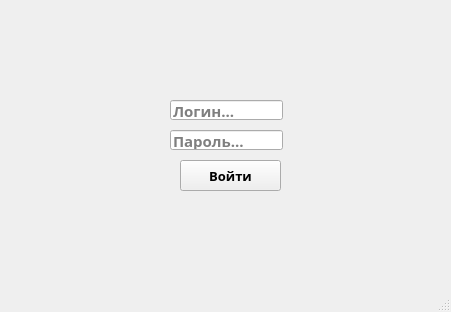
<?xml version="1.0" encoding="UTF-8"?>
<ui version="4.0">
 <class>MainWindow</class>
 <widget class="QMainWindow" name="MainWindow">
  <property name="geometry">
   <rect>
    <x>0</x>
    <y>0</y>
    <width>451</width>
    <height>312</height>
   </rect>
  </property>
  <property name="windowTitle">
   <string>MainWindow</string>
  </property>
  <widget class="QWidget" name="centralwidget">
   <widget class="QLineEdit" name="lineEdit">
    <property name="geometry">
     <rect>
      <x>170</x>
      <y>100</y>
      <width>113</width>
      <height>20</height>
     </rect>
    </property>
    <property name="font">
     <font>
      <family>Segoe UI Black</family>
      <pointsize>11</pointsize>
      <weight>75</weight>
      <bold>true</bold>
     </font>
    </property>
    <property name="autoFillBackground">
     <bool>false</bool>
    </property>
    <property name="inputMask">
     <string/>
    </property>
    <property name="placeholderText">
     <string>Логин...</string>
    </property>
   </widget>
   <widget class="QLineEdit" name="lineEdit_2">
    <property name="geometry">
     <rect>
      <x>170</x>
      <y>130</y>
      <width>113</width>
      <height>20</height>
     </rect>
    </property>
    <property name="font">
     <font>
      <family>Segoe UI Black</family>
      <pointsize>11</pointsize>
      <weight>75</weight>
      <bold>true</bold>
     </font>
    </property>
    <property name="placeholderText">
     <string>Пароль...</string>
    </property>
   </widget>
   <widget class="QPushButton" name="pushButton">
    <property name="geometry">
     <rect>
      <x>180</x>
      <y>160</y>
      <width>101</width>
      <height>31</height>
     </rect>
    </property>
    <property name="font">
     <font>
      <family>Segoe UI Black</family>
      <pointsize>10</pointsize>
      <weight>75</weight>
      <bold>true</bold>
     </font>
    </property>
    <property name="text">
     <string>Войти</string>
    </property>
   </widget>
  </widget>
  <widget class="QMenuBar" name="menubar">
   <property name="geometry">
    <rect>
     <x>0</x>
     <y>0</y>
     <width>451</width>
     <height>18</height>
    </rect>
   </property>
  </widget>
  <widget class="QStatusBar" name="statusbar"/>
 </widget>
 <resources/>
 <connections/>
</ui>
